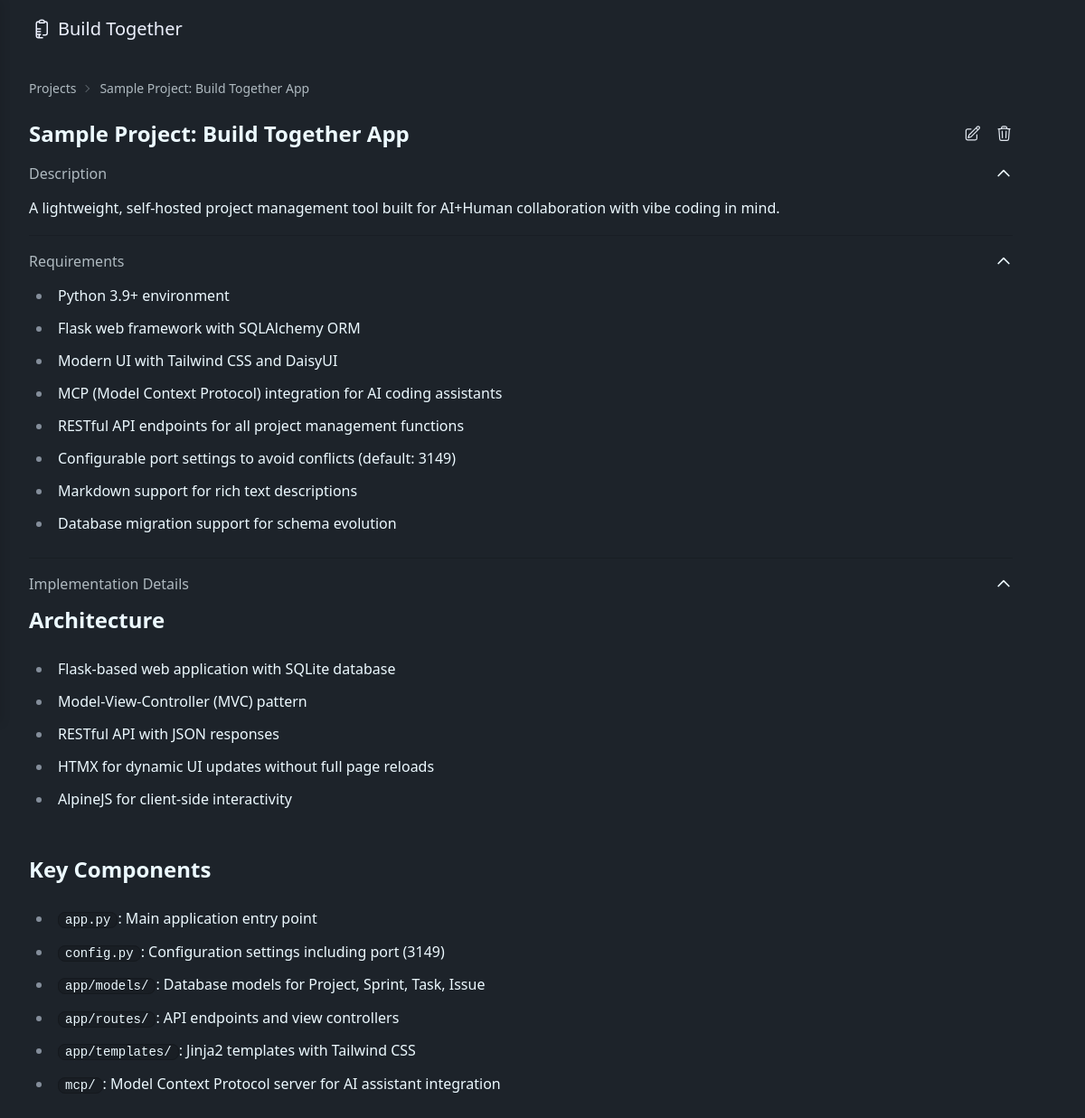
The app's page /projects with its own data.
### app/models/project.py (models this page shows, shortened)
class Project(db.Model):
    __tablename__ = 'projects'
    id = db.Column(db.Integer, primary_key=True)
    name = db.Column(db.String(100), nullable=False)
    description = db.Column(db.Text, nullable=True)
    requirements = db.Column(db.Text, nullable=True)
    implementation_details = db.Column(db.Text, nullable=True)
    created_at = db.Column(db.DateTime, default=datetime.utcnow)
    updated_at = db.Column(db.DateTime, default=datetime.utcnow, onupdate=datetime.utcnow)
    sprints = db.relationship('Sprint', backref='project', lazy='dynamic', cascade='all, delete-orphan')

### app/routes/main_routes.py (the view, shortened to what this page needs)
@main_bp.route('/projects')
def projects():
    projects = Project.query.order_by(Project.created_at.desc()).all()
    partial = request.args.get('partial')
    return render_template('index.html', projects=projects)

### app.py (called while the page is built)
@app.context_processor
def inject_now():
    return {'now': datetime.utcnow()}

### app/utils/markdown_parser.py (called while the page is built)
def convert_markdown_to_html(text):
    if not text:
        return Markup("")
    html = markdown.markdown(
        text,
        extensions=[
            'markdown.extensions.fenced_code',
            'markdown.extensions.tables',
            'markdown.extensions.nl2br',
            'markdown.extensions.sane_lists'
        ]
    )
    clean_html = bleach.clean(
        html,
        tags=ALLOWED_TAGS,
        attributes=ALLOWED_ATTRIBUTES,
        strip=True
    )
    return Markup(clean_html)

### app/templates/index.html (shortened to what this page needs)
{% extends "base.html" %}
{% block content %}
<div id="projectsContainer" class="mt-4 w-full">
    {% include 'partials/projects_list.html' %}
</div>
{% endblock %}

### app/templates/partials/projects_list.html (shortened to what this page needs)
{% if projects %}
    {% for project in projects %}
    <div class="text-sm breadcrumbs mb-4 opacity-70">
        <ul>
            <li><a href="{{ url_for('main.index') }}">Projects</a></li>
            <li>{{ project.name }}</li>
        </ul>
    </div>
        <div class="mb-4" data-project-id="{{ project.id }}" x-data="{ projectOpen: true }">
            <div class="flex justify-between items-center">
                <h2 class="text-2xl font-semibold mb-0 project-name">{{ project.name }}</h2>
                <div class="project-actions flex items-center ml-auto gap-2">
                    <div class="text-slate-200 hover:text-slate-400 cursor-pointer flex items-center justify-center tooltip tooltip-top"
                          data-tip="Edit project"
                          hx-get="/htmx/projects/{{ project.id }}/edit"
                          hx-target="#project-edit-form-container-{{ project.id }}"
                          hx-swap="innerHTML"
                          hx-trigger="click">
                    </div>
                    <div class="text-slate-200 hover:text-error cursor-pointer flex items-center justify-center tooltip tooltip-top ml-2"
                          data-tip="Delete project"
                          @click.stop="
                          console.log('Delete project button clicked');
                          $dispatch('open-modal', {
                              id: 'delete-confirmation-modal',
                              title: 'Confirm Delete Project'
                          });
                          console.log('Modal event dispatched');
                          const content = document.getElementById('delete-confirmation-modal-content');
                          if (!content) {
                              console.error('Modal content element not found');
                              return;
                          }
                          content.innerHTML = '';
                          // Create confirmation message
                          const message = document.createElement('p');
                          message.className = 'mb-4';
                          message.textContent = 'Are you sure you want to delete this project? This will also delete all sprints, tasks, and issues associated with this project.';
                          content.appendChild(message);
                          // Create action buttons container
                          const actions = document.createElement('div');
                          actions.className = 'modal-action';
                          // Create cancel button
                          const cancelBtn = document.createElement('button');
                          cancelBtn.className = 'btn btn-ghost';
                          cancelBtn.textContent = 'Cancel';
                          // Use Alpine.js directive to close modal
                          cancelBtn.setAttribute('x-on:click', 'open = false');
                          // Create delete button
                          const deleteBtn = document.createElement('button');
                          deleteBtn.className = 'btn btn-error';
                          deleteBtn.textContent = 'Delete';
                          deleteBtn.addEventListener('click', function() {
                              console.log('Delete button clicked');
                              // Find the Alpine.js component and set open to false
                              const modalComponent = document.querySelector('#delete-confirmation-modal [x-data]');
                              if (modalComponent && modalComponent.__x) {
                                  modalComponent.__x.setData('open', false);
                                  console.log('Modal closed');
                              } else {
                                  console.error('Modal component not found');
                              }
                              // Send delete request with redirect to dashboard
                              console.log('Sending delete request to /htmx/projects/{{ project.id }}/delete');
                              htmx.ajax('DELETE', '/htmx/projects/{{ project.id }}/delete', {
                                  target: 'body',
                                  swap: 'none',
                                  headers: {
                                      'HX-Redirect': '/'
                                  }
                              });
                          });
                          // Add buttons to container
                          actions.appendChild(cancelBtn);
                          actions.appendChild(deleteBtn);
                          content.appendChild(actions);">
                    </div>
                </div>
            </div>
            <div class="py-4 divide-y divide-base-200">
                <div x-data="{ descriptionOpen: true }" class="pb-4">
                    <div class="flex justify-between items-center mb-3 cursor-pointer"
                         @click="descriptionOpen = !descriptionOpen">
                        <h3 class="font-medium mb-0 opacity-70">Description</h3>
                        <svg class="h-5 w-5" :class="descriptionOpen ? 'rotate-180' : ''" xmlns="http://www.w3.org/2000/svg" fill="none" viewBox="0 0 24 24" stroke="currentColor">
                            <path stroke-linecap="round" stroke-linejoin="round" stroke-width="2" d="M19 9l-7 7-7-7" />
                        </svg>
                    </div>
                    <div x-show="descriptionOpen" x-transition class="prose">
                        {{ project.description|markdown or 'No description provided.' }}
                    </div>
                </div>
                <div x-data="{ requirementsOpen: true }" class="py-4">
                    <div class="flex justify-between items-center mb-3 cursor-pointer"
                         @click="requirementsOpen = !requirementsOpen">
                        <h3 class="font-medium mb-0 opacity-70">Requirements</h3>
                        <svg class="h-5 w-5" :class="requirementsOpen ? 'rotate-180' : ''" xmlns="http://www.w3.org/2000/svg" fill="none" viewBox="0 0 24 24" stroke="currentColor">
                            <path stroke-linecap="round" stroke-linejoin="round" stroke-width="2" d="M19 9l-7 7-7-7" />
                        </svg>
                    </div>
                    <div x-show="requirementsOpen" x-transition class="prose">
                        {{ project.requirements|markdown or 'No requirements provided.' }}
                    </div>
                </div>
                <div x-data="{ implementationDetailsOpen: true }" class="py-4">
                    <div class="flex justify-between items-center mb-3 cursor-pointer"
                         @click="implementationDetailsOpen = !implementationDetailsOpen">
                        <h3 class="font-medium mb-0 opacity-70">Implementation Details</h3>
                        <svg class="h-5 w-5" :class="implementationDetailsOpen ? 'rotate-180' : ''" xmlns="http://www.w3.org/2000/svg" fill="none" viewBox="0 0 24 24" stroke="currentColor">
                            <path stroke-linecap="round" stroke-linejoin="round" stroke-width="2" d="M19 9l-7 7-7-7" />
                        </svg>
                    </div>
                    <div x-show="implementationDetailsOpen" x-transition class="prose">
                        {{ project.implementation_details|markdown or 'No implementation details provided.' }}
                    </div>
                </div>
            </div>
        </div>
    {% endfor %}
{% else %}
    <div class="text-center p-5 border rounded">
        <h3 class="mb-3">No projects yet.</h3>
    </div>
{% endif %}

### records on screen
Project: name "Sample Project: Build Together App", description "A lightweight, self-hosted project management tool built for AI+Human collaboration with vibe coding in mind.", requirements "Python 3.9+ environment Flask web framework with SQLAlchemy ORM Modern UI with Tailwind CSS and DaisyUI MCP (Model Context Protocol) integration for AI coding assistants RESTful API endpoints for all project management functions Configurable port settings to avoid conflicts (default: 3149) Markdown support for rich text descriptions Database migration support for schema evolution", implementation_details "Architecture Flask-based web application with SQLite database Model-View-Controller (MVC) pattern RESTful API with JSON responses HTMX for dynamic UI updates without full page reloads AlpineJS for client-side interactivity Key Components app.py : Main application entry point config.py : Configuration settings including port (3149) app/models/ : Database models for Project, Sprint, Task, Issue app/routes/ : API endpoints and view controllers app/templates/ : Jinja2 templates with Tailwind CSS mcp/ : Model Context Protocol server for AI assistant integration"
